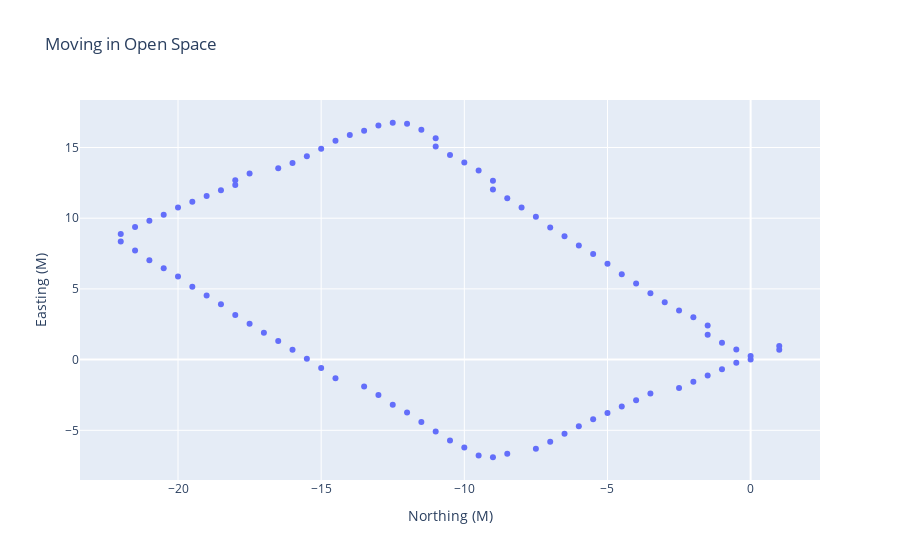

Notebook cell for this chart:
### Code cell
fig = px.scatter(df_op_w, x="modified_northing", y="modified_easting", labels={"modified_northing":"Northing (M)","modified_easting": "Easting (M)"}, title="Moving in Open Space")
fig.show()

### Figure 1 — Plotly figure (JSON) as saved in the notebook; plotly's stock layout.template omitted (floating-point values rounded to 4 significant figures)
{"data": [{"hovertemplate": "Northing (M)=%{x}<br>Easting (M)=%{y}<extra></extra>", "legendgroup": "", "marker": {"color": "#636efa", "symbol": "circle"}, "mode": "markers", "name": "", "orientation": "v", "showlegend": false, "type": "scatter", "x": [0, -0.5, -1, -1.5, -1.5, -2, -2.5, -3, -3.5, -4, -4.5, -5, -5.5, -6, -6.5, -7, -7.5, -8, -8.5, -9, -9, -9.5, -10, -10.5, -11, -11, -11.5, -12, -12.5, -13, -13.5, -14, -14.5, -15, -15.5, -16, -16.5, -17.5, -18, -18, -18.5, -19, -19.5, -20, -20.5, -21, -21.5, -22, -22, -21.5, -21, -20.5, -20, -19.5, -19, -18.5, -18, -17.5, -17, -16.5, -16, -15.5, -15, -14.5, -13.5, -13, -12.5, -12, -11.5, -11, -10.5, -10, -9.5, -9, -8.5, -7.5, -7, -6.5, -6, -5.5, -5, -4.5, -4, -3.5, -2.5, -2, -1.5, -1, -0.5, 0, 1, 1], "xaxis": "x", "y": [0, 0.7188, 1.188, 1.75, 2.406, 3, 3.469, 4.062, 4.688, 5.375, 6.031, 6.781, 7.469, 8.062, 8.719, 9.344, 10.09, 10.75, 11.41, 12.03, 12.66, 13.38, 13.94, 14.47, 15.06, 15.66, 16.25, 16.69, 16.75, 16.56, 16.19, 15.88, 15.47, 14.91, 14.38, 13.91, 13.53, 13.16, 12.69, 12.34, 11.97, 11.56, 11.16, 10.75, 10.25, 9.812, 9.375, 8.875, 8.344, 7.719, 7.031, 6.469, 5.875, 5.156, 4.531, 3.906, 3.156, 2.531, 1.906, 1.312, 0.6875, 0.0625, -0.5938, -1.312, -1.906, -2.5, -3.188, -3.75, -4.406, -5.094, -5.719, -6.219, -6.781, -6.906, -6.656, -6.312, -5.812, -5.25, -4.719, -4.219, -3.781, -3.312, -2.875, -2.406, -2, -1.562, -1.125, -0.6875, -0.2188, 0.25, 0.6875, 0.9688], "yaxis": "y"}], "layout": {"legend": {"tracegroupgap": 0}, "title": {"text": "Moving in Open Space"}, "xaxis": {"anchor": "y", "domain": [0, 1], "title": {"text": "Northing (M)"}}, "yaxis": {"anchor": "x", "domain": [0, 1], "title": {"text": "Easting (M)"}}}}
